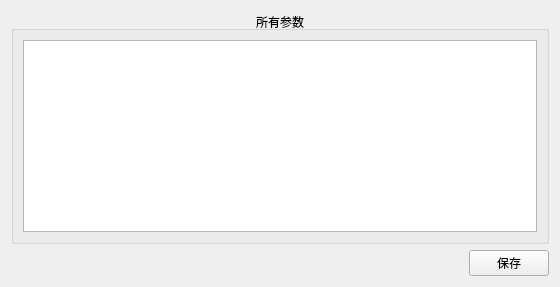
      <widget class="QWidget" name="tab_new_para">
       <attribute name="title">
        <string>添加参数</string>
       </attribute>
       <layout class="QGridLayout" name="gridLayout_4">
        <item row="0" column="0">
         <widget class="QGroupBox" name="groupBox_AllPara">
          <property name="title">
           <string>所有参数</string>
          </property>
          <property name="alignment">
           <set>Qt::AlignCenter</set>
          </property>
          <layout class="QGridLayout" name="gridLayout_3">
           <item row="0" column="0">
            <widget class="QTableWidget" name="table_tianjiacanshu"/>
           </item>
          </layout>
         </widget>
        </item>
        <item row="1" column="0">
         <layout class="QHBoxLayout" name="horizontalLayout_34">
          <item>
           <spacer name="horizontalSpacer_3">
            <property name="orientation">
             <enum>Qt::Horizontal</enum>
            </property>
            <property name="sizeHint" stdset="0">
             <size>
              <width>458</width>
              <height>20</height>
             </size>
            </property>
           </spacer>
          </item>
          <item>
           <widget class="QPushButton" name="T_PB_SavePara">
            <property name="styleSheet">
             <string notr="true"/>
            </property>
            <property name="text">
             <string>保存</string>
            </property>
           </widget>
          </item>
         </layout>
        </item>
       </layout>
      </widget>
